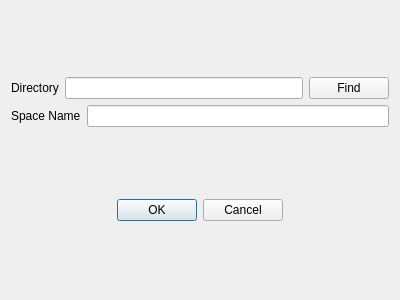
<?xml version="1.0" encoding="UTF-8"?>
<ui version="4.0">
 <class>NTA::NCreateSpaceDialog</class>
 <widget class="QDialog" name="NTA::NCreateSpaceDialog">
  <property name="geometry">
   <rect>
    <x>0</x>
    <y>0</y>
    <width>400</width>
    <height>300</height>
   </rect>
  </property>
  <property name="windowTitle">
   <string>NCreateSpaceDialog</string>
  </property>
  <layout class="QVBoxLayout" name="verticalLayout_2">
   <item>
    <layout class="QVBoxLayout" name="verticalLayout">
     <item>
      <layout class="QHBoxLayout" name="horizontalLayout">
       <item>
        <widget class="QLabel" name="label_2">
         <property name="text">
          <string>Directory</string>
         </property>
        </widget>
       </item>
       <item>
        <widget class="QLineEdit" name="dirEdit"/>
       </item>
       <item>
        <widget class="QPushButton" name="findBtn">
         <property name="text">
          <string>Find</string>
         </property>
        </widget>
       </item>
      </layout>
     </item>
     <item>
      <layout class="QHBoxLayout" name="horizontalLayout_2">
       <item>
        <widget class="QLabel" name="label">
         <property name="text">
          <string>Space Name</string>
         </property>
        </widget>
       </item>
       <item>
        <widget class="QLineEdit" name="lineEdit"/>
       </item>
      </layout>
     </item>
    </layout>
   </item>
   <item>
    <widget class="QDialogButtonBox" name="buttonBox">
     <property name="sizePolicy">
      <sizepolicy hsizetype="Expanding" vsizetype="Fixed">
       <horstretch>0</horstretch>
       <verstretch>0</verstretch>
      </sizepolicy>
     </property>
     <property name="standardButtons">
      <set>QDialogButtonBox::StandardButton::Cancel|QDialogButtonBox::StandardButton::Ok</set>
     </property>
     <property name="centerButtons">
      <bool>true</bool>
     </property>
    </widget>
   </item>
  </layout>
 </widget>
 <resources/>
 <connections/>
</ui>
